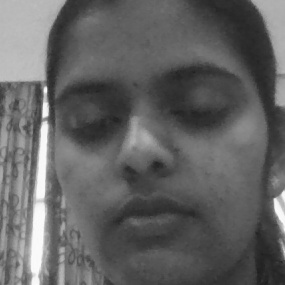
#> input picture TrainingImage/Rithenya.72.15.jpg, 285 x 285 px, given in place of the camera
$ python main.py
#> lines starting #> are read from the running program, lines starting #| are printed output that depends on the picture; after the words box and inside, x2 and y2 are one past the last pixel; in counts of white or black regions, pixels touching at a corner belong together
#> the answer given: 1
### check_camera.py

def camer():
    import cv2

    # Load the cascade
    face_cascade = cv2.CascadeClassifier('haarcascade_frontalface_default.xml')

    # To capture video from webcam.
    cap = cv2.VideoCapture(0)

    while True:
        # Read the frame
        _, img = cap.read()
#> img is the input picture: shape (285, 285, 3); min 29, max 252, mean 98.3

        # Convert to grayscale
        gray = cv2.cvtColor(img, cv2.COLOR_BGR2GRAY)

        # Detect the faces
        faces = face_cascade.detectMultiScale(gray, 1.3, 5, minSize=(30, 30),flags = cv2.CASCADE_SCALE_IMAGE)
#> faces = [[19, 18, 255, 255]]

        # Draw the rectangle around each face
        for (x, y, w, h) in faces:
            cv2.rectangle(img, (x, y), (x + w, y + h), (10,159,255), 2)
#> this loop made 1 pass
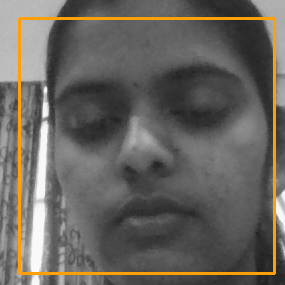
#> img: shape (285, 285, 3); 3.76% of pixels changed, all inside (x1, y1, x2, y2) = (18, 17, 276, 275)


        # Display
        cv2.imshow('Webcam Check', img)

        # Stop if escape key is pressed
        if cv2.waitKey(1) & 0xFF == ord('q'):
#> (key q is pressed here)
            break

    # Release the VideoCapture object
    cap.release()
    cv2.destroyAllWindows()

### main.py
import os  # accessing the os functions
import check_camera
import Capture_Image
import Train_Image
import Recognize


# creating the title bar function

def title_bar():
    os.system('cls')  # for windows

    # title of the program

    # print("\t**********************************************")
    # print("\t***** Face Recognition Attendance System *****")
    # print("\t**********************************************")


# creating the user main menu function

def mainMenu():
    title_bar()
    print()
    # print(10 * "*", "WELCOME MENU", 10 * "*")
    print("[1] Check Camera")
    print("[2] Capture Faces")
    print("[3] Train Images")
    print("[4] Recognize & Attendance")
    # print("[5] Auto Mail")
    print("[5] Quit")

    while True:
        try:
            choice = int(input("Enter Choice: "))

            if choice == 1:
                checkCamera()
                break
            elif choice == 2:
                CaptureFaces()
                break
            elif choice == 3:
                Trainimages()
                break
            elif choice == 4:
                RecognizeFaces()
                break
            elif choice == 5:
                print("Thank You")
                break
            else:
                print("Invalid Choice. Enter 1-4")
                mainMenu()
        except ValueError:
            print("Invalid Choice. Enter 1-4\n Try Again")
    exit


# ---------------------------------------------------------
# calling the camera test function from check camera.py file

def checkCamera():
    check_camera.camer()
    key = input("Enter any key to return main menu")
    mainMenu()
#> the answer given: 1
#> the loop in camer (call 2), `for (x, y, w, h) in faces:` made 1 pass
#> (key Esc is pressed here)
#> the answer given: 1


# --------------------------------------------------------------
# calling the take image function form capture image.py file

def CaptureFaces():
    Capture_Image.takeImages()
    key = input("Enter any key to return main menu")
    mainMenu()


# -----------------------------------------------------------------
# calling the train images from train_images.py file

def Trainimages():
    Train_Image.TrainImages()
    key = input("Enter any key to return main menu")
    mainMenu()


# --------------------------------------------------------------------
# calling the recognize_attendance from recognize.py file

def RecognizeFaces():
    Recognize.recognize_attendence()
    key = input("Enter any key to return main menu")
    mainMenu()


# ---------------main driver ------------------
#> (the run stopped early here; a loop or call above may not have finished)

$ run again, on TrainingImage/Rithenya.72.23.jpg
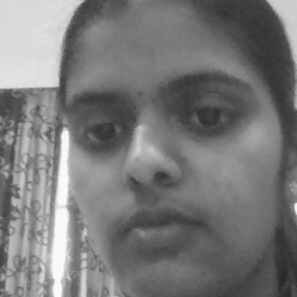
#> input picture TrainingImage/Rithenya.72.23.jpg, 297 x 297 px, given in place of the camera
#> in camer, img is the input picture: shape (297, 297, 3); min 41, max 253, mean 120.6
#> faces = [[25, 22, 255, 255]]
#> the loop in camer, `for (x, y, w, h) in faces:` made 1 pass
#> after the loop in camer, `for (x, y, w, h) in faces:`:
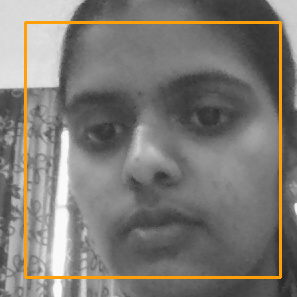
#> img: shape (297, 297, 3); 3.46% of pixels changed, all inside (x1, y1, x2, y2) = (24, 21, 282, 279)
#> the loop in camer (call 2), `for (x, y, w, h) in faces:` made 1 pass
